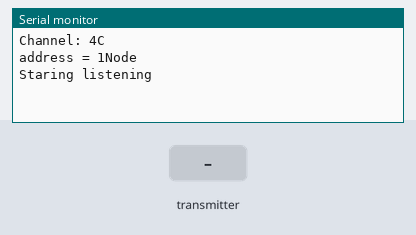
Recording of a program running on a simulated ESP8266 (NodeMCU). Parts: the last lines printed to the serial monitor. The inputs (shaded band) are chosen by the test bench. No radio packets arrive unless stated.

Above: at 1.2 s.
1.3 s: the transmitter starts sending xy.0 = 0
At 1.37 s:
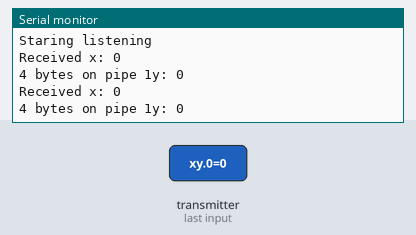
2.8 s: the transmitter starts sending xy.1 = 256
At 2.87 s:
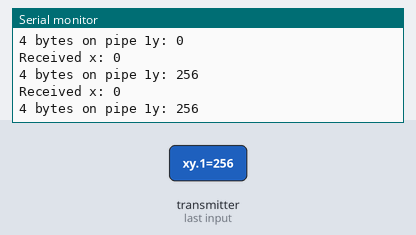
4.3 s: the transmitter starts sending xy.0 = 256
5.8 s: the transmitter starts sending xy.1 = 512
At 5.87 s:
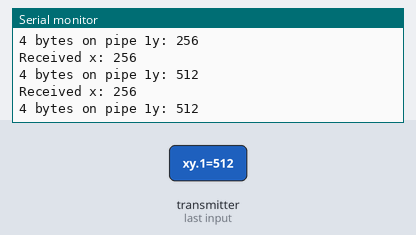
Timing chart, 0 to 8.3 s (numbered marks = the images above; inputs shaded):
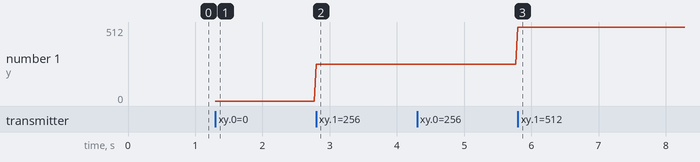

The program:

main.cpp
```cpp
#include <Arduino.h>
#include <SPI.h>
#include "printf.h"
#include "RF24.h"

// instantiate an object for the nRF24L01 transceiver
RF24 radio(D4, D2); // using pin 7 for the CE pin, and pin 8 for the CSN pin

// Let these addresses be used for the pair
uint8_t address[][6] = {"1Node", "2Node"};
// It is very helpful to think of an address as a path instead of as
// an identifying device destination

// to use different addresses on a pair of radios, we need a variable to
// uniquely identify which address this radio will use to transmit

// For this example, we'll be using a payload containing
// a single float number that will be incremented
// on every successful transmission
typedef struct : Printable
{
  short unsigned int x;
  short unsigned int y;

  size_t printTo(Print &p) const
  {
    size_t count = 0;
    count += p.print(F("Payload{x = "));
    count += p.print(x);
    count += p.print(F(", y = "));
    count += p.print(y);
    count += p.print(F("}"));
    return count;
  }
} __attribute__((packed)) Payload;

Payload payload;

uint16_t xy[2];

void setup()
{

  Serial.begin(115200);

  // initialize the transceiver on the SPI bus
  if (!radio.begin())
  {
    Serial.println(F("radio hardware is not responding!!"));
    while (1)
    {
    } // hold in infinite loop
  }

  radio.setChannel(0x70);

  Serial.print("Channel: ");
  Serial.println(radio.getChannel(), HEX);

  Serial.print(F("address = "));
  Serial.println((char *)address[0]);

  // role variable is hardcoded to RX behavior, inform the user of this

  // Set the PA Level low to try preventing power supply related problems
  // because these examples are likely run with nodes in close proximity to
  // each other.
  radio.setPALevel(RF24_PA_MAX); // RF24_PA_MAX is default.
  radio.setDataRate(RF24_250KBPS);
  // radio.setAutoAck(true);
  // radio.enableAckPayload();
  radio.setRetries(0, 15);
  radio.setPayloadSize(32);
  radio.openReadingPipe(1, address[0]); // using pipe 1

  // radio.printPrettyDetails();

  // radio.powerUp();
  Serial.println("Staring listening");
  radio.startListening(); // put radio in RX mode
} // setup

void loop()
{
    // This device is a RX node

    uint8_t pipe;
    if (radio.available(&pipe))
    {                                         // is there a payload? get the pipe number that recieved it
      // digitalWrite(LED_BUILTIN, HIGH);
      // delay(100);
      // digitalWrite(LED_BUILTIN, LOW);
      // uint8_t bytes = radio.getPayloadSize(); // get the size of the payload
      radio.read(&xy, sizeof(xy));            // fetch payload from FIFO
      Serial.print(F("Received x: "));
      Serial.println(xy[0]);
      Serial.print(sizeof(xy)); // print the size of the payload
      Serial.print(F(" bytes on pipe "));
      Serial.print(pipe); // print the pipe number
      Serial.print(F("y: "));
      Serial.println(xy[1]);
      // Serial.println(payload); // print the payload's value
    }
} // loop
```

Measured:
- after the input at 1.3 s, the serial monitor: prints a new line at once (image 1)
- after the input at 2.8 s, the serial monitor: prints a new line at once (image 2)
- after the input at 5.8 s, the serial monitor: prints a new line at once (image 3)
- plotted number 1: 0 → 256 after the input at 2.8 s, 256 → 512 after the input at 5.8 s
